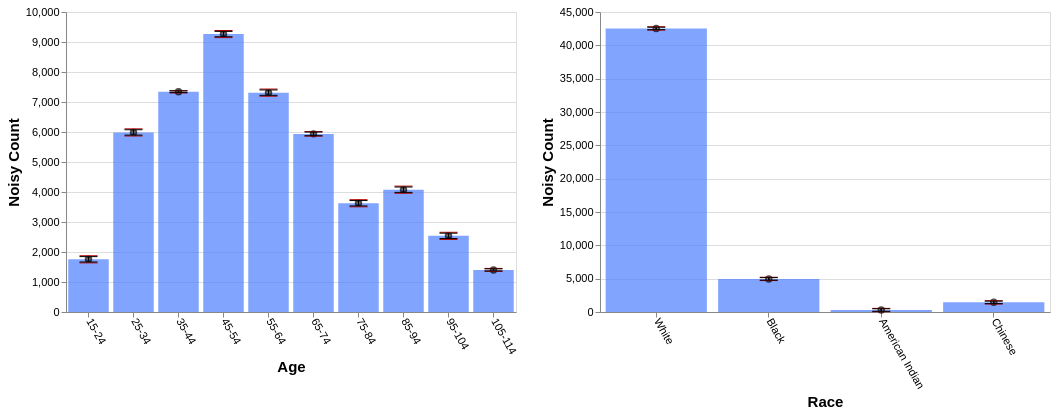

Describe this chart as a Vega-Lite specification.
### Vega-Lite specification from a JSON file in a GitHub repository (floating-point values rounded to 4 significant figures)
{"config": {"view": {"continuousWidth": 400, "continuousHeight": 300}, "axis": {"labelFontSize": 11, "titleFontSize": 15}, "axisBottom": {"labelAngle": 60}}, "hconcat": [{"layer": [{"mark": "bar", "encoding": {"color": {"value": "transparent"}, "tooltip": [{"aggregate": "sum", "field": "noisy_count", "title": "noisy count", "type": "quantitative"}, {"aggregate": "sum", "field": "noisy_count_prev", "title": "prev count", "type": "quantitative"}, {"aggregate": "sum", "field": "error", "title": "current error", "type": "quantitative"}, {"aggregate": "sum", "field": "error_prev", "title": "prev error", "type": "quantitative"}], "x": {"field": "age", "sort": null, "title": "Age", "type": "ordinal"}}, "height": 300, "selection": {"selector645": {"type": "interval", "encodings": ["x"]}}, "transform": [{"filter": {"selection": "selector646"}}], "width": 450}, {"mark": {"type": "bar", "color": "gray", "opacity": 0}, "encoding": {"x": {"field": "age", "sort": null, "title": "Age", "type": "ordinal"}, "y": {"aggregate": "sum", "field": "noisy_count_prev", "type": "quantitative"}}, "transform": [{"filter": {"selection": "selector646"}}]}, {"mark": {"type": "bar", "color": "#4C7FFF", "opacity": 0.7}, "encoding": {"x": {"field": "age", "sort": null, "title": "Age", "type": "ordinal"}, "y": {"aggregate": "sum", "field": "noisy_count", "type": "quantitative"}}, "transform": [{"filter": {"selection": "selector646"}}]}, {"mark": {"type": "point", "color": "black", "opacity": 0.7}, "encoding": {"x": {"field": "age", "sort": null, "title": "Age", "type": "ordinal"}, "y": {"aggregate": "sum", "field": "noisy_count", "title": "Noisy Count", "type": "quantitative"}}, "transform": [{"filter": {"selection": "selector646"}}]}, {"mark": {"type": "rule", "color": "#B6B6B6", "size": 2, "strokeDash": [3, 3]}, "encoding": {"x": {"field": "age", "sort": null, "title": "Age", "type": "ordinal"}, "y": {"aggregate": "sum", "field": "plus_error_prev_age", "title": "", "type": "quantitative"}, "y2": {"aggregate": "sum", "field": "minus_error_prev_age", "title": ""}}, "transform": [{"filter": {"selection": "selector646"}}]}, {"mark": {"type": "tick", "color": "#B90000", "size": 0, "strokeDash": [1, 1]}, "encoding": {"x": {"field": "age", "sort": null, "title": "Age", "type": "ordinal"}, "y": {"aggregate": "sum", "field": "plus_error_prev_age", "type": "quantitative"}}, "transform": [{"filter": {"selection": "selector646"}}]}, {"mark": {"type": "tick", "color": "#B90000", "size": 0, "strokeDash": [3, 1]}, "encoding": {"x": {"field": "age", "sort": null, "title": "Age", "type": "ordinal"}, "y": {"aggregate": "sum", "field": "minus_error_prev_age", "type": "quantitative"}}, "transform": [{"filter": {"selection": "selector646"}}]}, {"mark": {"type": "rule", "color": "black", "size": 2}, "encoding": {"x": {"field": "age", "sort": null, "title": "Age", "type": "ordinal"}, "y": {"aggregate": "sum", "field": "plus_error", "title": "", "type": "quantitative"}, "y2": {"aggregate": "sum", "field": "minus_error", "title": ""}}, "transform": [{"filter": {"selection": "selector646"}}]}, {"mark": {"type": "tick", "color": "black", "width": 0}, "encoding": {"x": {"field": "age", "sort": null, "title": "Age", "type": "ordinal"}, "y": {"aggregate": "sum", "field": "plus_error", "type": "quantitative"}}, "transform": [{"filter": {"selection": "selector646"}}]}, {"mark": {"type": "tick", "color": "black", "width": 0}, "encoding": {"x": {"field": "age", "sort": null, "title": "Age", "type": "ordinal"}, "y": {"aggregate": "sum", "field": "minus_error", "type": "quantitative"}}, "transform": [{"filter": {"selection": "selector646"}}]}]}, {"layer": [{"mark": "bar", "encoding": {"color": {"value": "transparent"}, "tooltip": [{"aggregate": "sum", "field": "noisy_count", "title": "noisy count", "type": "quantitative"}, {"aggregate": "sum", "field": "noisy_count_prev", "title": "prev count", "type": "quantitative"}, {"aggregate": "sum", "field": "error", "title": "current error", "type": "quantitative"}, {"aggregate": "sum", "field": "error_prev", "title": "prev error", "type": "quantitative"}], "x": {"field": "race", "sort": null, "title": "Race", "type": "ordinal"}}, "height": 300, "selection": {"selector646": {"type": "interval", "encodings": ["x"]}}, "transform": [{"filter": {"selection": "selector645"}}], "width": 450}, {"mark": {"type": "bar", "color": "gray", "opacity": 0}, "encoding": {"x": {"field": "race", "sort": null, "title": "Race", "type": "ordinal"}, "y": {"aggregate": "sum", "field": "noisy_count_prev", "type": "quantitative"}}, "transform": [{"filter": {"selection": "selector645"}}]}, {"mark": {"type": "bar", "color": "#4C7FFF", "opacity": 0.7}, "encoding": {"x": {"field": "race", "sort": null, "title": "Race", "type": "ordinal"}, "y": {"aggregate": "sum", "field": "noisy_count", "type": "quantitative"}}, "transform": [{"filter": {"selection": "selector645"}}]}, {"mark": {"type": "point", "color": "black", "opacity": 0.7}, "encoding": {"x": {"field": "race", "sort": null, "title": "Race", "type": "ordinal"}, "y": {"aggregate": "sum", "field": "noisy_count", "title": "Noisy Count", "type": "quantitative"}}, "transform": [{"filter": {"selection": "selector645"}}]}, {"mark": {"type": "rule", "color": "#B6B6B6", "size": 2, "strokeDash": [3, 3]}, "encoding": {"x": {"field": "race", "sort": null, "title": "Race", "type": "ordinal"}, "y": {"aggregate": "sum", "field": "plus_error_prev_race", "title": "", "type": "quantitative"}, "y2": {"aggregate": "sum", "field": "minus_error_prev_race", "title": ""}}, "transform": [{"filter": {"selection": "selector645"}}]}, {"mark": {"type": "tick", "color": "#B90000", "size": 0, "strokeDash": [1, 1]}, "encoding": {"x": {"field": "race", "sort": null, "title": "Race", "type": "ordinal"}, "y": {"aggregate": "sum", "field": "plus_error_prev_race", "type": "quantitative"}}, "transform": [{"filter": {"selection": "selector645"}}]}, {"mark": {"type": "tick", "color": "#B90000", "size": 0, "strokeDash": [3, 1]}, "encoding": {"x": {"field": "race", "sort": null, "title": "Race", "type": "ordinal"}, "y": {"aggregate": "sum", "field": "minus_error_prev_race", "type": "quantitative"}}, "transform": [{"filter": {"selection": "selector645"}}]}, {"mark": {"type": "rule", "color": "black", "size": 2}, "encoding": {"x": {"field": "race", "sort": null, "title": "Race", "type": "ordinal"}, "y": {"aggregate": "sum", "field": "plus_error", "title": "", "type": "quantitative"}, "y2": {"aggregate": "sum", "field": "minus_error", "title": ""}}, "transform": [{"filter": {"selection": "selector645"}}]}, {"mark": {"type": "tick", "color": "black", "width": 0}, "encoding": {"x": {"field": "race", "sort": null, "title": "Race", "type": "ordinal"}, "y": {"aggregate": "sum", "field": "plus_error", "type": "quantitative"}}, "transform": [{"filter": {"selection": "selector645"}}]}, {"mark": {"type": "tick", "color": "black", "width": 0}, "encoding": {"x": {"field": "race", "sort": null, "title": "Race", "type": "ordinal"}, "y": {"aggregate": "sum", "field": "minus_error", "type": "quantitative"}}, "transform": [{"filter": {"selection": "selector645"}}]}]}], "data": {"name": "data-5398289613cf13c3ddd2d94b88f7551a"}, "$schema": "https://vega.github.io/schema/vega-lite/v4.17.0.json", "datasets": {"data-5398289613cf13c3ddd2d94b88f7551a": [{"age": "15-24", "race": "White", "noisy_count": 1316.0, "true_count": 1271.0, "plus_error": 1338.0, "minus_error": 1293.0, "error": 22.4, "noisy_count_prev": 1312.0, "true_count_prev": 1271.0, "plus_error_prev": 1342.0, "minus_error_prev": 1282.0, "error_prev": 29.8, "plus_error_prev_age": 1342.0, "minus_error_prev_age": 1283.0, "plus_error_prev_race": 1342.0, "minus_error_prev_race": 1283.0}, {"age": "15-24", "race": "Black", "noisy_count": 148.2, "true_count": 192.0, "plus_error": 170.6, "minus_error": 125.8, "error": 22.4, "noisy_count_prev": 153.6, "true_count_prev": 192.0, "plus_error_prev": 183.5, "minus_error_prev": 123.8, "error_prev": 29.8, "plus_error_prev_age": 183.9, "minus_error_prev_age": 124.2, "plus_error_prev_race": 184.2, "minus_error_prev_race": 124.5}, {"age": "15-24", "race": "American Indian", "noisy_count": 94.8, "true_count": 31.0, "plus_error": 117.2, "minus_error": 72.4, "error": 22.4, "noisy_count_prev": 86.4, "true_count_prev": 31.0, "plus_error_prev": 116.3, "minus_error_prev": 56.6, "error_prev": 29.8, "plus_error_prev_age": 116.7, "minus_error_prev_age": 57.02, "plus_error_prev_race": 113.3, "minus_error_prev_race": 53.65}, {"age": "15-24", "race": "Chinese", "noisy_count": 197.6, "true_count": 62.0, "plus_error": 220.0, "minus_error": 175.3, "error": 22.4, "noisy_count_prev": 202.5, "true_count_prev": 62.0, "plus_error_prev": 232.3, "minus_error_prev": 172.6, "error_prev": 29.8, "plus_error_prev_age": 232.7, "minus_error_prev_age": 173.0, "plus_error_prev_race": 231.3, "minus_error_prev_race": 171.6}, {"age": "25-34", "race": "White", "noisy_count": 5054.0, "true_count": 5110.0, "plus_error": 5076.0, "minus_error": 5032.0, "error": 22.4, "noisy_count_prev": 5065.0, "true_count_prev": 5110.0, "plus_error_prev": 5095.0, "minus_error_prev": 5035.0, "error_prev": 29.8, "plus_error_prev_age": 5092.0, "minus_error_prev_age": 5032.0, "plus_error_prev_race": 5095.0, "minus_error_prev_race": 5036.0}, {"age": "25-34", "race": "Black", "noisy_count": 674.0, "true_count": 700.0, "plus_error": 696.4, "minus_error": 651.6, "error": 22.4, "noisy_count_prev": 668.2, "true_count_prev": 700.0, "plus_error_prev": 698.0, "minus_error_prev": 638.4, "error_prev": 29.8, "plus_error_prev_age": 694.7, "minus_error_prev_age": 635.1, "plus_error_prev_race": 698.7, "minus_error_prev_race": 639.1}, {"age": "25-34", "race": "American Indian", "noisy_count": 24.6, "true_count": 83.0, "plus_error": 46.9, "minus_error": 2.2, "error": 22.4, "noisy_count_prev": 37.2, "true_count_prev": 83.0, "plus_error_prev": 67.0, "minus_error_prev": 7.4, "error_prev": 29.8, "plus_error_prev_age": 63.72, "minus_error_prev_age": 4.125, "plus_error_prev_race": 64.05, "minus_error_prev_race": 4.45}, {"age": "25-34", "race": "Chinese", "noisy_count": 233.4, "true_count": 244.0, "plus_error": 255.8, "minus_error": 211.1, "error": 22.4, "noisy_count_prev": 228.7, "true_count_prev": 244.0, "plus_error_prev": 258.5, "minus_error_prev": 198.9, "error_prev": 29.8, "plus_error_prev_age": 255.2, "minus_error_prev_age": 195.6, "plus_error_prev_race": 257.5, "minus_error_prev_race": 197.9}, {"age": "35-44", "race": "White", "noisy_count": 6201.0, "true_count": 6181.0, "plus_error": 6208.0, "minus_error": 6194.0, "error": 7.1, "noisy_count_prev": 6194.0, "true_count_prev": 6181.0, "plus_error_prev": 6204.0, "minus_error_prev": 6185.0, "error_prev": 9.5, "plus_error_prev_age": 6204.0, "minus_error_prev_age": 6185.0, "plus_error_prev_race": 6204.0, "minus_error_prev_race": 6185.0}, {"age": "35-44", "race": "Black", "noisy_count": 820.1, "true_count": 793.0, "plus_error": 827.2, "minus_error": 813.0, "error": 7.1, "noisy_count_prev": 819.9, "true_count_prev": 793.0, "plus_error_prev": 829.4, "minus_error_prev": 810.4, "error_prev": 9.5, "plus_error_prev_age": 828.9, "minus_error_prev_age": 809.9, "plus_error_prev_race": 830.1, "minus_error_prev_race": 811.1}, {"age": "35-44", "race": "American Indian", "noisy_count": 63.8, "true_count": 93.0, "plus_error": 71.0, "minus_error": 56.7, "error": 7.1, "noisy_count_prev": 69.9, "true_count_prev": 93.0, "plus_error_prev": 79.4, "minus_error_prev": 60.4, "error_prev": 9.5, "plus_error_prev_age": 78.93, "minus_error_prev_age": 59.93, "plus_error_prev_race": 76.45, "minus_error_prev_race": 57.45}, {"age": "35-44", "race": "Chinese", "noisy_count": 257.0, "true_count": 265.0, "plus_error": 264.1, "minus_error": 249.8, "error": 7.1, "noisy_count_prev": 259.1, "true_count_prev": 265.0, "plus_error_prev": 268.6, "minus_error_prev": 249.6, "error_prev": 9.5, "plus_error_prev_age": 268.1, "minus_error_prev_age": 249.1, "plus_error_prev_race": 267.6, "minus_error_prev_race": 248.6}, {"age": "45-54", "race": "White", "noisy_count": 7977.0, "true_count": 7988.0, "plus_error": 7999.0, "minus_error": 7955.0, "error": 22.4, "noisy_count_prev": 7974.0, "true_count_prev": 7988.0, "plus_error_prev": 8004.0, "minus_error_prev": 7944.0, "error_prev": 29.8, "plus_error_prev_age": 7997.0, "minus_error_prev_age": 7938.0, "plus_error_prev_race": 8004.0, "minus_error_prev_race": 7945.0}, {"age": "45-54", "race": "Black", "noisy_count": 909.1, "true_count": 967.0, "plus_error": 931.4, "minus_error": 886.7, "error": 22.4, "noisy_count_prev": 926.1, "true_count_prev": 967.0, "plus_error_prev": 956.0, "minus_error_prev": 896.3, "error_prev": 29.8, "plus_error_prev_age": 949.3, "minus_error_prev_age": 889.6, "plus_error_prev_race": 956.7, "minus_error_prev_race": 897.0}, {"age": "45-54", "race": "American Indian", "noisy_count": 112.4, "true_count": 112.0, "plus_error": 134.7, "minus_error": 90.0, "error": 22.4, "noisy_count_prev": 119.1, "true_count_prev": 112.0, "plus_error_prev": 148.9, "minus_error_prev": 89.3, "error_prev": 29.8, "plus_error_prev_age": 142.2, "minus_error_prev_age": 82.65, "plus_error_prev_race": 146.0, "minus_error_prev_race": 86.35}, {"age": "45-54", "race": "Chinese", "noisy_count": 266.2, "true_count": 266.0, "plus_error": 288.6, "minus_error": 243.8, "error": 22.4, "noisy_count_prev": 272.0, "true_count_prev": 266.0, "plus_error_prev": 301.8, "minus_error_prev": 242.2, "error_prev": 29.8, "plus_error_prev_age": 295.1, "minus_error_prev_age": 235.5, "plus_error_prev_race": 300.8, "minus_error_prev_race": 241.2}, {"age": "55-64", "race": "White", "noisy_count": 6341.0, "true_count": 6252.0, "plus_error": 6363.0, "minus_error": 6319.0, "error": 22.4, "noisy_count_prev": 6337.0, "true_count_prev": 6252.0, "plus_error_prev": 6367.0, "minus_error_prev": 6307.0, "error_prev": 29.8, "plus_error_prev_age": 6362.0, "minus_error_prev_age": 6303.0, "plus_error_prev_race": 6367.0, "minus_error_prev_race": 6308.0}, {"age": "55-64", "race": "Black", "noisy_count": 740.8, "true_count": 744.0, "plus_error": 763.1, "minus_error": 718.4, "error": 22.4, "noisy_count_prev": 746.0, "true_count_prev": 744.0, "plus_error_prev": 775.8, "minus_error_prev": 716.2, "error_prev": 29.8, "plus_error_prev_age": 771.5, "minus_error_prev_age": 711.9, "plus_error_prev_race": 776.5, "minus_error_prev_race": 716.9}, {"age": "55-64", "race": "American Indian", "noisy_count": 59.3, "true_count": 90.0, "plus_error": 81.7, "minus_error": 36.9, "error": 22.4, "noisy_count_prev": 67.1, "true_count_prev": 90.0, "plus_error_prev": 96.9, "minus_error_prev": 37.3, "error_prev": 29.8, "plus_error_prev_age": 92.58, "minus_error_prev_age": 32.98, "plus_error_prev_race": 93.95, "minus_error_prev_race": 34.35}, {"age": "55-64", "race": "Chinese", "noisy_count": 171.1, "true_count": 233.0, "plus_error": 193.5, "minus_error": 148.8, "error": 22.4, "noisy_count_prev": 179.6, "true_count_prev": 233.0, "plus_error_prev": 209.4, "minus_error_prev": 149.8, "error_prev": 29.8, "plus_error_prev_age": 205.1, "minus_error_prev_age": 145.5, "plus_error_prev_race": 208.4, "minus_error_prev_race": 148.8}, {"age": "65-74", "race": "White", "noisy_count": 5109.0, "true_count": 5121.0, "plus_error": 5125.0, "minus_error": 5094.0, "error": 15.5, "noisy_count_prev": 5105.0, "true_count_prev": 5121.0, "plus_error_prev": 5123.0, "minus_error_prev": 5086.0, "error_prev": 18.7, "plus_error_prev_age": 5131.0, "minus_error_prev_age": 5094.0, "plus_error_prev_race": 5124.0, "minus_error_prev_race": 5086.0}, {"age": "65-74", "race": "Black", "noisy_count": 570.0, "true_count": 525.0, "plus_error": 585.5, "minus_error": 554.6, "error": 15.5, "noisy_count_prev": 557.8, "true_count_prev": 525.0, "plus_error_prev": 576.5, "minus_error_prev": 539.1, "error_prev": 18.7, "plus_error_prev_age": 584.1, "minus_error_prev_age": 546.7, "plus_error_prev_race": 577.2, "minus_error_prev_race": 539.8}, {"age": "65-74", "race": "American Indian", "noisy_count": 60.7, "true_count": 68.0, "plus_error": 76.2, "minus_error": 45.3, "error": 15.5, "noisy_count_prev": 55.9, "true_count_prev": 68.0, "plus_error_prev": 74.6, "minus_error_prev": 37.3, "error_prev": 18.7, "plus_error_prev_age": 82.2, "minus_error_prev_age": 44.9, "plus_error_prev_race": 71.65, "minus_error_prev_race": 34.35}, {"age": "65-74", "race": "Chinese", "noisy_count": 197.5, "true_count": 153.0, "plus_error": 213.0, "minus_error": 182.1, "error": 15.5, "noisy_count_prev": 188.7, "true_count_prev": 153.0, "plus_error_prev": 207.4, "minus_error_prev": 170.0, "error_prev": 18.7, "plus_error_prev_age": 215.0, "minus_error_prev_age": 177.6, "plus_error_prev_race": 206.4, "minus_error_prev_race": 169.0}, {"age": "75-84", "race": "White", "noisy_count": 3353.0, "true_count": 3396.0, "plus_error": 3375.0, "minus_error": 3331.0, "error": 22.4, "noisy_count_prev": 3353.0, "true_count_prev": 3396.0, "plus_error_prev": 3382.0, "minus_error_prev": 3323.0, "error_prev": 29.8, "plus_error_prev_age": 3374.0, "minus_error_prev_age": 3315.0, "plus_error_prev_race": 3383.0, "minus_error_prev_race": 3323.0}, {"age": "75-84", "race": "Black", "noisy_count": 353.0, "true_count": 387.0, "plus_error": 375.4, "minus_error": 330.6, "error": 22.4, "noisy_count_prev": 365.0, "true_count_prev": 387.0, "plus_error_prev": 394.8, "minus_error_prev": 335.2, "error_prev": 29.8, "plus_error_prev_age": 386.8, "minus_error_prev_age": 327.2, "plus_error_prev_race": 395.5, "minus_error_prev_race": 335.9}, {"age": "75-84", "race": "American Indian", "noisy_count": -108.9, "true_count": 33.0, "plus_error": -86.5, "minus_error": -131.3, "error": 22.4, "noisy_count_prev": -95.5, "true_count_prev": 33.0, "plus_error_prev": -65.7, "minus_error_prev": -125.4, "error_prev": 29.8, "plus_error_prev_age": -73.72, "minus_error_prev_age": -133.4, "plus_error_prev_race": -68.65, "minus_error_prev_race": -128.3}, {"age": "75-84", "race": "Chinese", "noisy_count": 28.2, "true_count": 93.0, "plus_error": 50.6, "minus_error": 5.8, "error": 22.4, "noisy_count_prev": 35.2, "true_count_prev": 93.0, "plus_error_prev": 65.0, "minus_error_prev": 5.4, "error_prev": 29.8, "plus_error_prev_age": 56.98, "minus_error_prev_age": -2.625, "plus_error_prev_race": 64.04, "minus_error_prev_race": 4.44}, {"age": "85-94", "race": "White", "noisy_count": 3630.0, "true_count": 3579.0, "plus_error": 3652.0, "minus_error": 3608.0, "error": 22.4, "noisy_count_prev": 3631.0, "true_count_prev": 3579.0, "plus_error_prev": 3660.0, "minus_error_prev": 3601.0, "error_prev": 29.8, "plus_error_prev_age": 3664.0, "minus_error_prev_age": 3604.0, "plus_error_prev_race": 3661.0, "minus_error_prev_race": 3601.0}, {"age": "85-94", "race": "Black", "noisy_count": 340.4, "true_count": 351.0, "plus_error": 362.8, "minus_error": 318.1, "error": 22.4, "noisy_count_prev": 337.7, "true_count_prev": 351.0, "plus_error_prev": 367.5, "minus_error_prev": 307.9, "error_prev": 29.8, "plus_error_prev_age": 370.8, "minus_error_prev_age": 311.1, "plus_error_prev_race": 368.2, "minus_error_prev_race": 308.6}, {"age": "85-94", "race": "American Indian", "noisy_count": 37.3, "true_count": 33.0, "plus_error": 59.7, "minus_error": 14.9, "error": 22.4, "noisy_count_prev": 26.8, "true_count_prev": 33.0, "plus_error_prev": 56.6, "minus_error_prev": -3.0, "error_prev": 29.8, "plus_error_prev_age": 59.85, "minus_error_prev_age": 0.25, "plus_error_prev_race": 53.65, "minus_error_prev_race": -5.95}, {"age": "85-94", "race": "Chinese", "noisy_count": 69.1, "true_count": 74.0, "plus_error": 91.5, "minus_error": 46.7, "error": 22.4, "noisy_count_prev": 68.8, "true_count_prev": 74.0, "plus_error_prev": 98.6, "minus_error_prev": 38.9, "error_prev": 29.8, "plus_error_prev_age": 101.8, "minus_error_prev_age": 42.15, "plus_error_prev_race": 97.64, "minus_error_prev_race": 37.94}, {"age": "95-104", "race": "White", "noisy_count": 2288.0, "true_count": 2336.0, "plus_error": 2310.0, "minus_error": 2266.0, "error": 22.4, "noisy_count_prev": 2293.0, "true_count_prev": 2336.0, "plus_error_prev": 2323.0, "minus_error_prev": 2263.0, "error_prev": 29.8, "plus_error_prev_age": 2327.0, "minus_error_prev_age": 2268.0, "plus_error_prev_race": 2323.0, "minus_error_prev_race": 2264.0}, {"age": "95-104", "race": "Black", "noisy_count": 308.2, "true_count": 160.0, "plus_error": 330.6, "minus_error": 285.9, "error": 22.4, "noisy_count_prev": 288.2, "true_count_prev": 160.0, "plus_error_prev": 318.0, "minus_error_prev": 258.4, "error_prev": 29.8, "plus_error_prev_age": 322.8, "minus_error_prev_age": 263.1, "plus_error_prev_race": 318.7, "minus_error_prev_race": 259.1}, {"age": "95-104", "race": "American Indian", "noisy_count": -92.7, "true_count": 14.0, "plus_error": -70.3, "minus_error": -115.1, "error": 22.4, "noisy_count_prev": -87.2, "true_count_prev": 14.0, "plus_error_prev": -57.4, "minus_error_prev": -117.0, "error_prev": 29.8, "plus_error_prev_age": -52.65, "minus_error_prev_age": -112.2, "plus_error_prev_race": -60.35, "minus_error_prev_race": -120.0}, {"age": "95-104", "race": "Chinese", "noisy_count": 34.4, "true_count": 35.0, "plus_error": 56.8, "minus_error": 12.1, "error": 22.4, "noisy_count_prev": 25.2, "true_count_prev": 35.0, "plus_error_prev": 55.0, "minus_error_prev": -4.7, "error_prev": 29.8, "plus_error_prev_age": 59.75, "minus_error_prev_age": 0.05, "plus_error_prev_race": 54.04, "minus_error_prev_race": -5.66}, {"age": "105-114", "race": "White", "noisy_count": 1267.0, "true_count": 1270.0, "plus_error": 1276.0, "minus_error": 1258.0, "error": 8.7, "noisy_count_prev": 1268.0, "true_count_prev": 1270.0, "plus_error_prev": 1280.0, "minus_error_prev": 1256.0, "error_prev": 12.5, "plus_error_prev_age": 1280.0, "minus_error_prev_age": 1255.0, "plus_error_prev_race": 1281.0, "minus_error_prev_race": 1256.0}, {"age": "105-114", "race": "Black", "noisy_count": 101.0, "true_count": 110.0, "plus_error": 109.7, "minus_error": 92.3, "error": 8.7, "noisy_count_prev": 95.7, "true_count_prev": 110.0, "plus_error_prev": 108.2, "minus_error_prev": 83.3, "error_prev": 12.5, "plus_error_prev_age": 107.9, "minus_error_prev_age": 82.95, "plus_error_prev_race": 108.9, "minus_error_prev_race": 83.96}, {"age": "105-114", "race": "American Indian", "noisy_count": 44.3, "true_count": 4.0, "plus_error": 53.0, "minus_error": 35.6, "error": 8.7, "noisy_count_prev": 45.4, "true_count_prev": 4.0, "plus_error_prev": 57.8, "minus_error_prev": 32.9, "error_prev": 12.5, "plus_error_prev_age": 57.45, "minus_error_prev_age": 32.55, "plus_error_prev_race": 54.85, "minus_error_prev_race": 29.95}, {"age": "105-114", "race": "Chinese", "noisy_count": -8.4, "true_count": 17.0, "plus_error": 0.4, "minus_error": -17.1, "error": 8.7, "noisy_count_prev": -4.1, "true_count_prev": 17.0, "plus_error_prev": 8.4, "minus_error_prev": -16.5, "error_prev": 12.5, "plus_error_prev_age": 8.05, "minus_error_prev_age": -16.85, "plus_error_prev_race": 7.44, "minus_error_prev_race": -17.46}]}}
